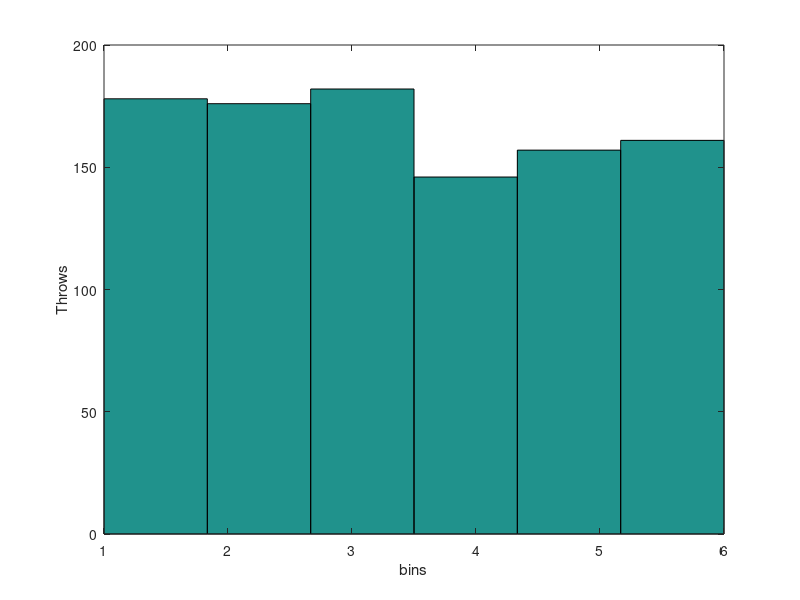
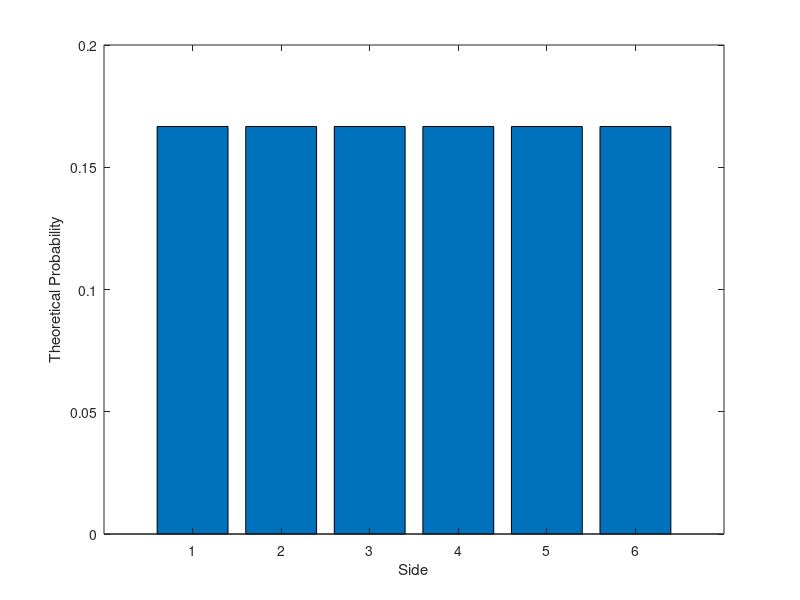

Recreate these plots in MATLAB, in order. (Note: this script raises an error after producing the figures.)

clear; clc; 

%% a)




function [a, b, roll, N] = roll_dice(N)
    p = [1/6 1/6 1/6 1/6 1/6 1/6 ]; % probability of each face
    P = [0 cumsum(p)] ;
    roll = zeros(N,1); % vector to hold results of each roll

    for i=1:N % loop over number of rolls
        x=rand(1,1);
        for j=2:length(P) % determine result of each roll
            if( (P(j-1)<x) && (x<P(j)) )
                roll(i) = j-1;
                break
            end
        end
    end
    a = zeros(1,6);
    for i = 1:6
        a(i) = sum(roll == i);
    end
    b = a/N;
    
end

[a,b, roll, N] = roll_dice(1000);
disp("Fraction/side"), disp(b)
% Function works
% And we get the fraction for each occurence

%% b) 

%Hist

figure; grid on; 
hist(roll, 6)
xlabel("bins")
ylabel("Throws")


%PDF
P = [1/6 1/6 1/6 1/6 1/6 1/6 ];
figure; 
bar(P);
xlabel("Side")
ylabel("Theoretical Probability")

%% c) scale the hist-diag properly so we got estimate of PDF
figure;
histogram(roll, 6,  'Normalization', 'probability')
xlabel("Side");
ylabel("estimated PDF");
